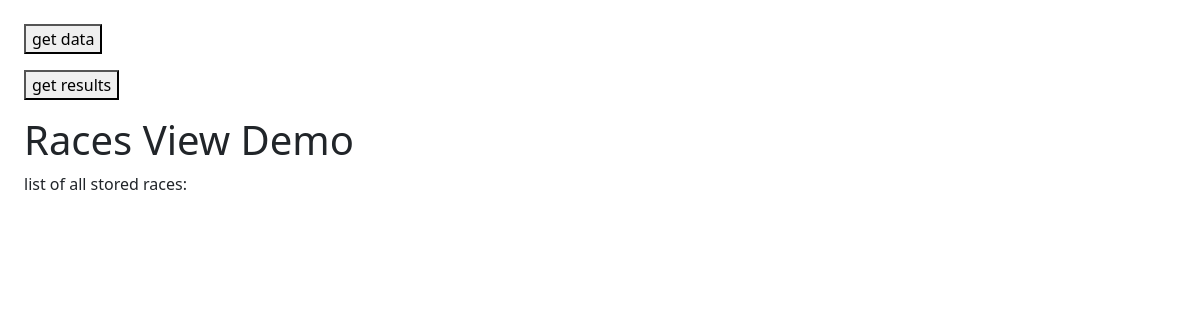
Page /demo/ on the earlier database version.
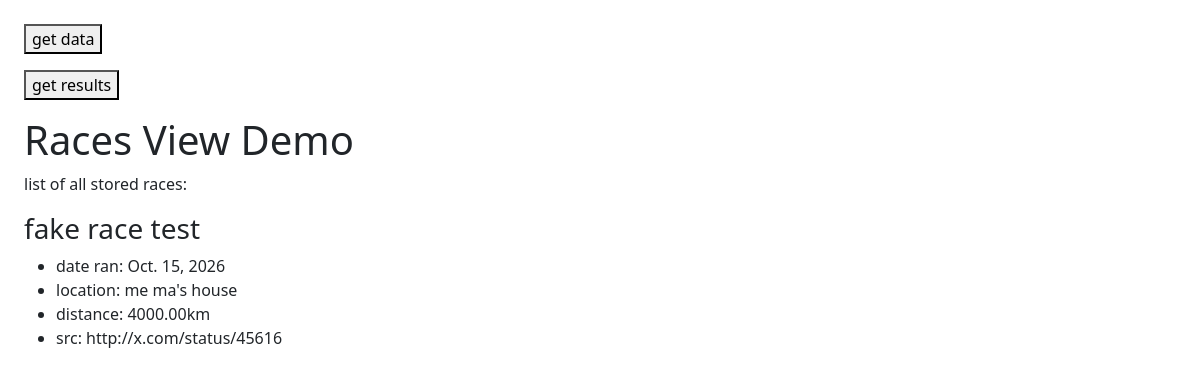
Same page on the later database version.
### core_api/models.py (models this page shows)
class Race(models.Model):
    created = models.DateTimeField(auto_now_add=True)
    title = models.CharField(max_length=100, blank=True, default="")
    dateRan = models.DateField()
    location = models.CharField(max_length=200, blank=True, default="")
    distanceKm = models.DecimalField(max_digits=6, decimal_places=2, null=True, blank=True)
    source = models.CharField(max_length=100)
    sourceId = models.CharField(max_length=100, blank=True, default="")
    sourceUrl = models.URLField(blank=True, default="")
    class Meta:
        constraints = [
            models.UniqueConstraint(fields=["source", "sourceId"], name="unique_race_per_source")
        ]

### core_api/views.py (the view)
def demo(request):
    template = loader.get_template('demo.html')
    races = Race.objects.all().values()
    context = {
        "races": races
    }
    return HttpResponse(template.render(context, request))

### core_api/templates/demo.html (shortened to what this page needs)
{% extends "base.html" %}
{% block content %}
<h1>Races View Demo</h1>
<p>list of all stored races:</p>
{% for race in races %}
        <h3>{{ race.title }}</h3>
        <ul>
            <li>date ran: {{ race.dateRan }}</li>
            <li>location: {{ race.location }}</li>
            <li>distance: {{ race.distanceKm }}km</li>
            <li>src:      {{ race.sourceUrl }}</li>
        </ul>
    {% endfor %}
{% endblock content %}

Differences in the rows shown:
added Race: title "fake race test", dateRan "Oct. 15, 2026", location "me ma's house", distanceKm "4000.00", sourceUrl "http://x.com/status/45616"
